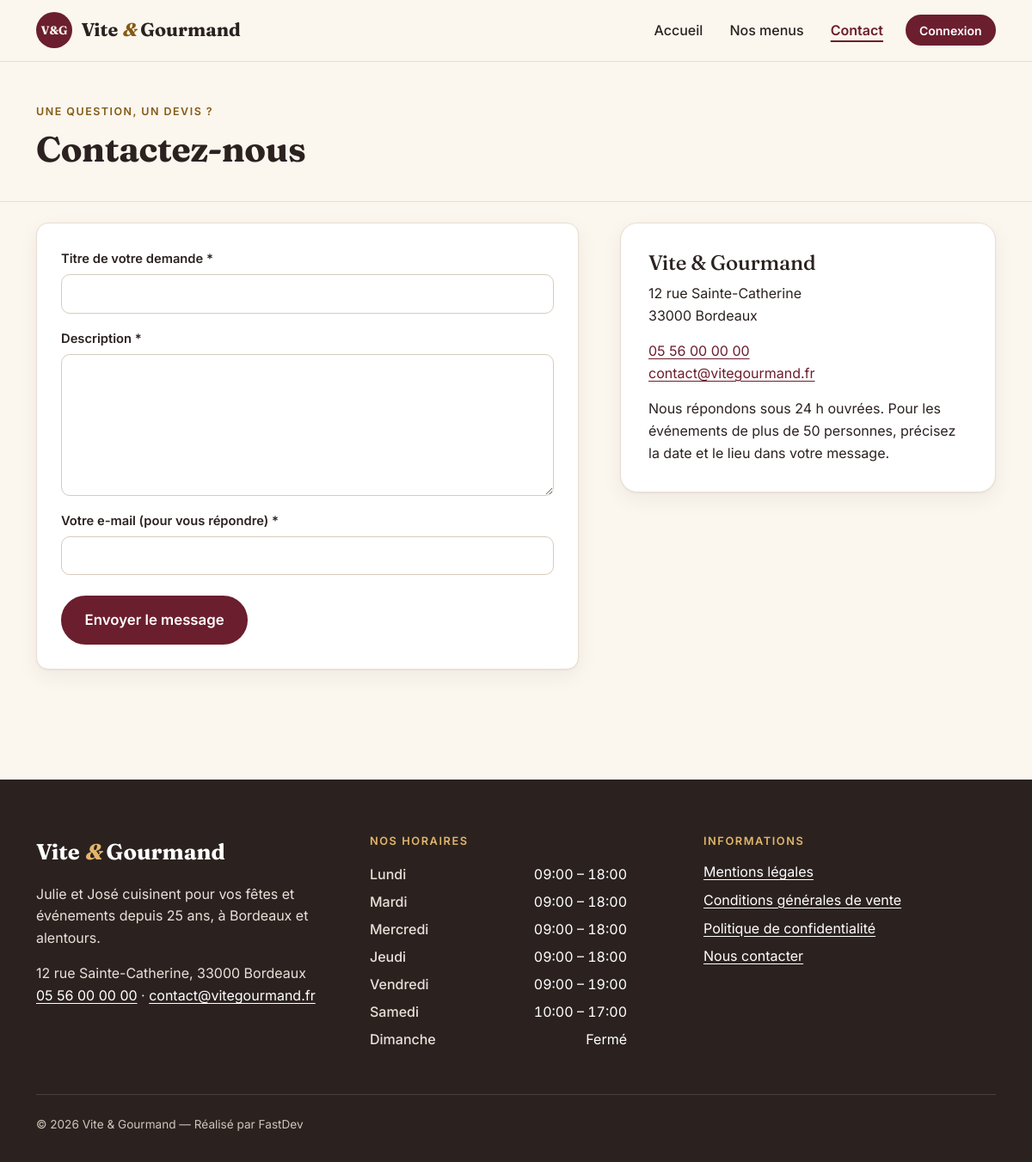
The app's page /contact with its own data.
### tables this page shows
CREATE TABLE horaire (
    horaire_id      INT         NOT NULL AUTO_INCREMENT,
    jour            VARCHAR(50) NOT NULL,
    ordre           TINYINT     NOT NULL DEFAULT 0,    
    heure_ouverture VARCHAR(50) NULL,                  
    heure_fermeture VARCHAR(50) NULL,
    PRIMARY KEY (horaire_id)
);

### src/Core/View.php (called while the page is built, shortened)
<?php
final class View
{
    public static function render(string $template, array $data = []): void
    {
        require ROOT_PATH . '/templates/layout.php';
    }
}

### src/Controller/ContactController.php (called while the page is built, shortened)
<?php
final class ContactController
{
    public function index(): void
    {
        View::render('pages/contact', ['title' => 'Contact']);
    }
}

### public/index.php (called while the page is built, shortened)
<?php
require dirname(__DIR__) . '/src/bootstrap.php';
$path = parse_url($_SERVER['REQUEST_URI'] ?? '/', PHP_URL_PATH) ?: '/';
$path = rtrim($path, '/') ?: '/';
try {
    [$class, $method] = $routes[$path];
    (new $class())->$method();
} catch (PDOException $e) {
    error_log('[DB] ' . $e->getMessage());
    http_response_code(500);
    $driverCode = (int) ($e->errorInfo[1] ?? 0);
    $schemaHint = in_array($driverCode, [1049, 1054, 1146, 1364], true)
        ? ' — La base « ' . env('DB_NAME', 'vite_gourmand_ecf') . ' » ne correspond pas au schéma du projet : '
          . 'importez database/01_schema.sql puis database/02_data.sql (voir README).'
        : '';
    App\Core\View::render('pages/error', [
        'title' => 'Erreur',
        'code' => 500,
        'message' => env('APP_ENV') === 'prod'
            ? 'Une erreur technique est survenue. Merci de réessayer plus tard.'
            : 'Erreur base de données : ' . $e->getMessage() . $schemaHint,
    ]);
}

### src/helpers.php (called while the page is built, shortened)
<?php
function env(string $key, ?string $default = null): ?string
{
    $v = $_ENV[$key] ?? getenv($key);
    return ($v === false || $v === null || $v === '') ? $default : (string) $v;
}
function e(mixed $value): string
{
    return htmlspecialchars((string) $value, ENT_QUOTES | ENT_SUBSTITUTE, 'UTF-8');
}
function url(string $path = '/', array $query = []): string
{
    $path = '/' . ltrim($path, '/');
    return $query ? $path . '?' . http_build_query($query) : $path;
}
function asset(string $path): string
{
    return '/' . ltrim($path, '/');
}

### src/bootstrap.php (called while the page is built, shortened)
<?php
spl_autoload_register(function (string $class): void {
    if (str_starts_with($class, 'App\\')) {
        $file = ROOT_PATH . '/src/' . str_replace('\\', '/', substr($class, 4)) . '.php';
    }
});
require ROOT_PATH . '/src/helpers.php';

### src/Core/Auth.php (called while the page is built, shortened)
<?php
final class Auth
{
    public static function user(): ?array
    {
        return $_SESSION['user'] ?? null;
    }
}

### src/Core/Database.php (called while the page is built, shortened)
<?php
final class Database
{
    private static ?PDO $pdo = null;
    public static function pdo(): PDO
    {
        if (self::$pdo === null) {
            $dsn = sprintf(
                'mysql:host=%s;port=%s;dbname=%s;charset=utf8mb4',
                env('DB_HOST', '127.0.0.1'),
                env('DB_PORT', '3306'),
                env('DB_NAME', 'vite_gourmand_ecf')
            );
            self::$pdo = new PDO($dsn, env('DB_USER', 'root'), env('DB_PASS', '') ?? '', [
                PDO::ATTR_ERRMODE            => PDO::ERRMODE_EXCEPTION,
                PDO::ATTR_DEFAULT_FETCH_MODE => PDO::FETCH_ASSOC,
                PDO::ATTR_EMULATE_PREPARES   => false,
            ]);
        }
        return self::$pdo;
    }
}

### src/Repository/RefRepository.php (called while the page is built, shortened)
<?php
final class RefRepository
{
    public function horaires(): array
    {
        return Database::pdo()->query('SELECT * FROM horaire ORDER BY ordre')->fetchAll();
    }
}

### templates/layout.php (the view, shortened to what this page needs)
<?php
$current = rtrim(parse_url($_SERVER['REQUEST_URI'] ?? '/', PHP_URL_PATH) ?: '/', '/') ?: '/';
$isActive = fn (string $p) => ($p === '/' ? $current === '/' : str_starts_with($current, $p)) ? ' aria-current="page"' : '';
try {
    $horaires = (new RefRepository())->horaires();
} catch (\Throwable) {
    $horaires = [];
}
$authUser = Auth::user();
?><!doctype html>
<html lang="fr">
<head>
    <link href="<?= asset('assets/css/fonts.css') ?>" rel="stylesheet">
    <link href="<?= asset('assets/vendor/bootstrap/bootstrap.min.css') ?>" rel="stylesheet">
    <link href="<?= asset('assets/css/style.css') ?>" rel="stylesheet">
</head>
<body>
<header class="site-header">
    <nav class="navbar navbar-expand-lg container" aria-label="Menu principal">
        <a class="brand" href="<?= url('/') ?>">
            <span class="brand-mark" aria-hidden="true">V&amp;G</span>
            <span class="brand-name">Vite <em>&amp;</em> Gourmand</span>
        </a>
        <div class="collapse navbar-collapse" id="nav">
            <ul class="navbar-nav ms-auto align-items-lg-center gap-lg-1">
                <li class="nav-item"><a class="nav-link" href="<?= url('/') ?>"<?= $isActive('/') ?>>Accueil</a></li>
                <li class="nav-item"><a class="nav-link" href="<?= url('/menus') ?>"<?= $isActive('/menu') ?>>Nos menus</a></li>
                <li class="nav-item"><a class="nav-link" href="<?= url('/contact') ?>"<?= $isActive('/contact') ?>>Contact</a></li>
                <?php if ($authUser): ?>
                    <?php if (Auth::isAdmin()): ?>
                        <li class="nav-item"><a class="nav-link" href="<?= url('/admin') ?>"<?= $isActive('/admin') ?>>Administration</a></li>
                    <?php endif; ?>
                    <?php if (Auth::isStaff()): ?>
                        <li class="nav-item"><a class="nav-link" href="<?= url('/gestion') ?>"<?= $isActive('/gestion') ?>>Espace employé</a></li>
                    <?php else: ?>
                        <li class="nav-item"><a class="nav-link" href="<?= url('/espace') ?>"<?= $isActive('/espace') ?>>Mon espace</a></li>
                    <?php endif; ?>
                    <li class="nav-item">
                        <form method="post" action="<?= url('/deconnexion') ?>" class="m-0">
                            <?= Csrf::field() ?>
                            <button class="btn btn-outline-brand btn-sm ms-lg-2" type="submit">
                                Déconnexion <span class="visually-hidden">de <?= e($authUser['prenom']) ?></span>
                            </button>
                        </form>
                    </li>
                <?php else: ?>
                    <li class="nav-item"><a class="btn btn-brand btn-sm ms-lg-2" href="<?= url('/connexion') ?>"<?= $isActive('/connexion') ?>>Connexion</a></li>
                <?php endif; ?>
            </ul>
        </div>
    </nav>
</header>
<main id="contenu" tabindex="-1">
</main>
<footer class="site-footer">
    <div class="container">
        <div class="row g-4 g-lg-5">
            <div class="col-lg-4">
                <p class="footer-brand">Vite <em>&amp;</em> Gourmand</p>
                <p>Julie et José cuisinent pour vos fêtes et événements depuis 25 ans, à Bordeaux et alentours.</p>
                <address class="mb-0">12 rue Sainte-Catherine, 33000 Bordeaux<br>
                    <a href="tel:+33556000000">05 56 00 00 00</a> · <a href="mailto:contact@vitegourmand.fr">contact@vitegourmand.fr</a>
                </address>
            </div>
            <div class="col-sm-6 col-lg-4">
                <h2 class="footer-title">Nos horaires</h2>
                <table class="hours">
                    <tbody>
                    <?php foreach ($horaires as $h): ?>
                        <tr>
                            <th scope="row"><?= e($h['jour']) ?></th>
                            <td><?= $h['heure_ouverture'] ? e($h['heure_ouverture']) . ' – ' . e($h['heure_fermeture']) : 'Fermé' ?></td>
                        </tr>
                    <?php endforeach; ?>
                    </tbody>
                </table>
            </div>
            <div class="col-sm-6 col-lg-4">
                <h2 class="footer-title">Informations</h2>
                <ul class="list-unstyled footer-links">
                    <li><a href="<?= url('/mentions-legales') ?>">Mentions légales</a></li>
                    <li><a href="<?= url('/cgv') ?>">Conditions générales de vente</a></li>
                    <li><a href="<?= url('/confidentialite') ?>">Politique de confidentialité</a></li>
                    <li><a href="<?= url('/contact') ?>">Nous contacter</a></li>
                </ul>
            </div>
        </div>
        <p class="footer-copy">© <?= date('Y') ?> Vite &amp; Gourmand — Réalisé par FastDev</p>
    </div>
</footer>
</body>
</html>

### public/assets/css/style.css (style rules this page uses)
:root { --vg-wine: #6B1E2E; --vg-wine-dark: #521522; --vg-wine-soft: #F3E4E2; --vg-cream: #FBF6EE; --vg-paper: #FFFFFF; --vg-ochre: #B9802A; --vg-ochre-text: #855A14; --vg-sage: #4F6142; --vg-sage-soft: #E7EDE1; --vg-ink: #2B2220; --vg-ink-2: #5F5450; --vg-line: #E8DED2; --vg-danger: #A1281F; --vg-radius: 14px; --vg-shadow: 0 1px 2px rgba(43, 34, 32, .06), 0 8px 24px rgba(43, 34, 32, .06); --font-display: 'Fraunces', Georgia, 'Times New Roman', serif; --font-body: 'Inter', system-ui, -apple-system, 'Segoe UI', Roboto, sans-serif; --bs-body-font-family: var(--font-body); --bs-body-color: var(--vg-ink); --bs-body-bg: var(--vg-cream); --bs-link-color: var(--vg-wine); --bs-link-color-rgb: 107, 30, 46; --bs-link-hover-color: var(--vg-wine-dark); --bs-border-color: var(--vg-line); }
html { scroll-behavior: smooth; }
body { background: var(--vg-cream); color: var(--vg-ink); font-size: 1rem; line-height: 1.6; }
h1, h2, h3, .display-title, .page-title, .section-title { font-family: var(--font-display); font-weight: 700; letter-spacing: -.01em; color: var(--vg-ink); }
a { text-underline-offset: 3px; }
.btn { border-radius: 999px; font-weight: 600; padding: .6rem 1.25rem; }
.btn-sm { padding: .35rem .9rem; }
.btn-brand { background: var(--vg-wine); border: 2px solid var(--vg-wine); color: #fff; }
.site-header { background: rgba(251, 246, 238, .94); backdrop-filter: blur(8px); border-bottom: 1px solid var(--vg-line); position: sticky; top: 0; z-index: 50; }
.site-header .navbar { padding: .9rem 12px; }
.brand { display: flex; align-items: center; gap: .65rem; text-decoration: none; color: var(--vg-ink); }
.brand-mark { display: grid; place-items: center; width: 42px; height: 42px; border-radius: 50%; background: var(--vg-wine); color: var(--vg-cream); font-family: var(--font-display); font-size: .85rem; font-weight: 700; }
.brand-name { font-family: var(--font-display); font-size: 1.35rem; font-weight: 700; }
.brand-name em, .footer-brand em { color: var(--vg-ochre-text); font-style: italic; }
.nav-link { color: var(--vg-ink); font-weight: 500; padding: .5rem .85rem !important; border-radius: 999px; }
.nav-link[aria-current="page"] { color: var(--vg-wine); font-weight: 600; text-decoration: underline; text-decoration-thickness: 2px; text-underline-offset: 6px; }
.site-footer { background: var(--vg-ink); color: #E9E1D8; padding: 4rem 0 2rem; margin-top: 2rem; }
.site-footer a { color: #fff; }
.footer-brand { font-family: var(--font-display); font-size: 1.6rem; color: #fff; font-weight: 700; }
.footer-brand em { color: #E2B66B; }
.footer-title { font-family: var(--font-body); font-size: .8rem; text-transform: uppercase; letter-spacing: .12em; color: #E2B66B; margin-bottom: 1rem; }
.hours { width: 100%; max-width: 300px; }
.hours th { font-weight: 500; padding: .2rem 0; color: #E9E1D8; }
.hours td { text-align: right; color: #fff; font-variant-numeric: tabular-nums; }
.footer-links li { margin-bottom: .45rem; }
.footer-copy { border-top: 1px solid rgba(255,255,255,.14); margin: 3rem 0 0; padding-top: 1.5rem; font-size: .85rem; color: #CFC5BA; }
.site-footer address { font-style: normal; }

### records on screen
horaire: jour "Lundi", heure_ouverture "09:00", heure_fermeture "18:00"
horaire: jour "Mardi", heure_ouverture "09:00", heure_fermeture "18:00"
horaire: jour "Mercredi", heure_ouverture "09:00", heure_fermeture "18:00"
horaire: jour "Jeudi", heure_ouverture "09:00", heure_fermeture "18:00"
horaire: jour "Vendredi", heure_ouverture "09:00", heure_fermeture "19:00"
horaire: jour "Samedi", heure_ouverture "10:00", heure_fermeture "17:00"
horaire: jour "Dimanche", shows "Fermé"
